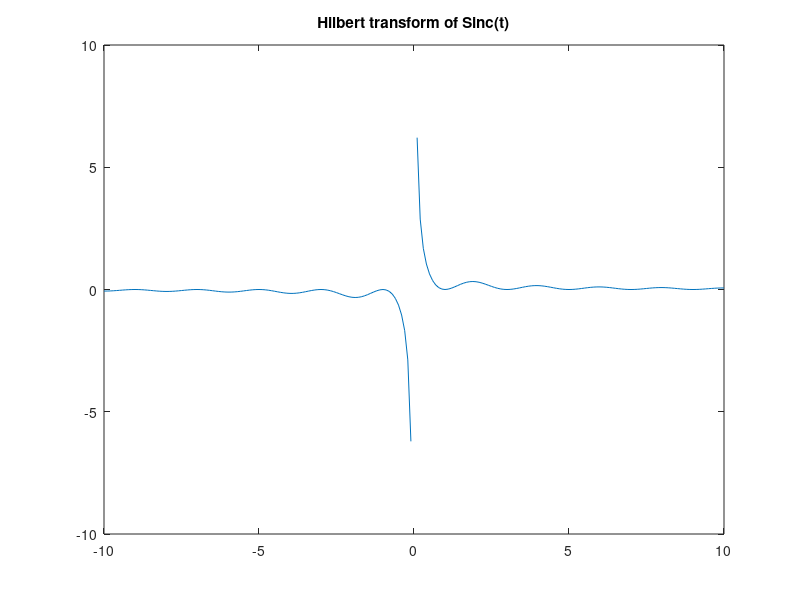

MATLAB code for this plot:
t = -10:0.1:10;

%y = (1/pi)* (log(t+0.5)-log(t-0.5));
%y = (1/pi)*[((t+1).*log(t+1))+((t-1).*log(t-1))-(2*t.*log(t))];
y = cos(pi*t);
k = (pi*t).^-1;
j = y.*k + k;
plot(t,j);
title("Hilbert transform of Sinc(t)");
